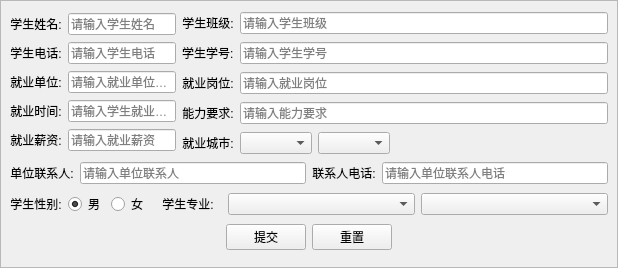
<?xml version="1.0" encoding="UTF-8"?>
<ui version="4.0">
 <class>AddEmploymentInfo</class>
 <widget class="QWidget" name="AddEmploymentInfo">
  <property name="geometry">
   <rect>
    <x>0</x>
    <y>0</y>
    <width>618</width>
    <height>268</height>
   </rect>
  </property>
  <property name="windowTitle">
   <string>添加就业信息</string>
  </property>
  <layout class="QGridLayout" name="gridLayout">
   <property name="leftMargin">
    <number>0</number>
   </property>
   <property name="topMargin">
    <number>0</number>
   </property>
   <property name="rightMargin">
    <number>0</number>
   </property>
   <property name="bottomMargin">
    <number>0</number>
   </property>
   <item row="0" column="0">
    <widget class="QFrame" name="frame_addEmploy">
     <property name="frameShape">
      <enum>QFrame::StyledPanel</enum>
     </property>
     <property name="frameShadow">
      <enum>QFrame::Raised</enum>
     </property>
     <layout class="QGridLayout" name="gridLayout_2">
      <item row="0" column="0" rowspan="5" colspan="2">
       <layout class="QVBoxLayout" name="verticalLayout_2">
        <item>
         <layout class="QHBoxLayout" name="horizontalLayout_6">
          <item>
           <widget class="QLabel" name="label_14">
            <property name="text">
             <string>学生姓名:</string>
            </property>
            <property name="alignment">
             <set>Qt::AlignCenter</set>
            </property>
           </widget>
          </item>
          <item>
           <widget class="QLineEdit" name="le_stuName">
            <property name="placeholderText">
             <string>请输入学生姓名</string>
            </property>
           </widget>
          </item>
         </layout>
        </item>
        <item>
         <layout class="QHBoxLayout" name="horizontalLayout_9">
          <item>
           <widget class="QLabel" name="label_5">
            <property name="text">
             <string>学生电话:</string>
            </property>
            <property name="alignment">
             <set>Qt::AlignCenter</set>
            </property>
           </widget>
          </item>
          <item>
           <widget class="QLineEdit" name="le_stuPhone">
            <property name="placeholderText">
             <string>请输入学生电话</string>
            </property>
           </widget>
          </item>
         </layout>
        </item>
        <item>
         <layout class="QHBoxLayout" name="horizontalLayout">
          <item>
           <widget class="QLabel" name="label">
            <property name="text">
             <string>就业单位:</string>
            </property>
            <property name="alignment">
             <set>Qt::AlignCenter</set>
            </property>
           </widget>
          </item>
          <item>
           <widget class="QLineEdit" name="le_company">
            <property name="placeholderText">
             <string>请输入就业单位名称</string>
            </property>
           </widget>
          </item>
         </layout>
        </item>
        <item>
         <layout class="QHBoxLayout" name="horizontalLayout_10">
          <item>
           <widget class="QLabel" name="label_15">
            <property name="text">
             <string>就业时间:</string>
            </property>
            <property name="alignment">
             <set>Qt::AlignCenter</set>
            </property>
           </widget>
          </item>
          <item>
           <widget class="QLineEdit" name="le_stuJiuYeDate">
            <property name="placeholderText">
             <string>请输入学生就业时间</string>
            </property>
           </widget>
          </item>
         </layout>
        </item>
        <item>
         <layout class="QHBoxLayout" name="horizontalLayout_4">
          <item>
           <widget class="QLabel" name="label_13">
            <property name="text">
             <string>就业薪资:</string>
            </property>
            <property name="alignment">
             <set>Qt::AlignCenter</set>
            </property>
           </widget>
          </item>
          <item>
           <widget class="QLineEdit" name="le_salary">
            <property name="placeholderText">
             <string>请输入就业薪资</string>
            </property>
           </widget>
          </item>
         </layout>
        </item>
       </layout>
      </item>
      <item row="0" column="2">
       <layout class="QHBoxLayout" name="horizontalLayout_13">
        <item>
         <widget class="QLabel" name="label_18">
          <property name="text">
           <string>学生班级:</string>
          </property>
          <property name="alignment">
           <set>Qt::AlignCenter</set>
          </property>
         </widget>
        </item>
        <item>
         <widget class="QLineEdit" name="le_stuClass">
          <property name="placeholderText">
           <string>请输入学生班级</string>
          </property>
         </widget>
        </item>
       </layout>
      </item>
      <item row="1" column="2">
       <layout class="QHBoxLayout" name="horizontalLayout_16">
        <item>
         <widget class="QLabel" name="label_6">
          <property name="text">
           <string>学生学号:</string>
          </property>
         </widget>
        </item>
        <item>
         <widget class="QLineEdit" name="le_stuNumber">
          <property name="placeholderText">
           <string>请输入学生学号</string>
          </property>
         </widget>
        </item>
       </layout>
      </item>
      <item row="2" column="2">
       <layout class="QHBoxLayout" name="horizontalLayout_3">
        <item>
         <widget class="QLabel" name="label_2">
          <property name="text">
           <string>就业岗位:</string>
          </property>
          <property name="alignment">
           <set>Qt::AlignCenter</set>
          </property>
         </widget>
        </item>
        <item>
         <widget class="QLineEdit" name="le_post">
          <property name="placeholderText">
           <string>请输入就业岗位</string>
          </property>
         </widget>
        </item>
       </layout>
      </item>
      <item row="3" column="2">
       <layout class="QHBoxLayout" name="horizontalLayout_5">
        <item>
         <widget class="QLabel" name="label_3">
          <property name="text">
           <string>能力要求:</string>
          </property>
          <property name="alignment">
           <set>Qt::AlignCenter</set>
          </property>
         </widget>
        </item>
        <item>
         <widget class="QLineEdit" name="le_ability">
          <property name="placeholderText">
           <string>请输入能力要求</string>
          </property>
         </widget>
        </item>
       </layout>
      </item>
      <item row="4" column="2">
       <layout class="QHBoxLayout" name="horizontalLayout_2">
        <item>
         <widget class="QLabel" name="label_7">
          <property name="maximumSize">
           <size>
            <width>68</width>
            <height>16777215</height>
           </size>
          </property>
          <property name="text">
           <string>就业城市:</string>
          </property>
          <property name="alignment">
           <set>Qt::AlignCenter</set>
          </property>
         </widget>
        </item>
        <item>
         <widget class="QComboBox" name="combox_subProvince"/>
        </item>
        <item>
         <widget class="QComboBox" name="combox_subCity"/>
        </item>
        <item>
         <spacer name="horizontalSpacer_4">
          <property name="orientation">
           <enum>Qt::Horizontal</enum>
          </property>
          <property name="sizeHint" stdset="0">
           <size>
            <width>40</width>
            <height>20</height>
           </size>
          </property>
         </spacer>
        </item>
       </layout>
      </item>
      <item row="5" column="0" colspan="3">
       <layout class="QHBoxLayout" name="horizontalLayout_15">
        <item>
         <layout class="QHBoxLayout" name="horizontalLayout_11">
          <item>
           <widget class="QLabel" name="label_11">
            <property name="text">
             <string>单位联系人:</string>
            </property>
            <property name="alignment">
             <set>Qt::AlignCenter</set>
            </property>
           </widget>
          </item>
          <item>
           <widget class="QLineEdit" name="le_contacterName">
            <property name="placeholderText">
             <string>请输入单位联系人</string>
            </property>
           </widget>
          </item>
         </layout>
        </item>
        <item>
         <layout class="QHBoxLayout" name="horizontalLayout_12">
          <item>
           <widget class="QLabel" name="label_16">
            <property name="text">
             <string>联系人电话:</string>
            </property>
            <property name="alignment">
             <set>Qt::AlignCenter</set>
            </property>
           </widget>
          </item>
          <item>
           <widget class="QLineEdit" name="le_contacterPhone">
            <property name="placeholderText">
             <string>请输入单位联系人电话</string>
            </property>
           </widget>
          </item>
         </layout>
        </item>
       </layout>
      </item>
      <item row="6" column="0">
       <layout class="QHBoxLayout" name="horizontalLayout_8">
        <item>
         <widget class="QLabel" name="label_17">
          <property name="text">
           <string>学生性别:</string>
          </property>
          <property name="alignment">
           <set>Qt::AlignCenter</set>
          </property>
         </widget>
        </item>
        <item>
         <widget class="QRadioButton" name="rbtn_man">
          <property name="text">
           <string>男</string>
          </property>
          <property name="checked">
           <bool>true</bool>
          </property>
         </widget>
        </item>
        <item>
         <widget class="QRadioButton" name="rbtn_woman">
          <property name="text">
           <string>女</string>
          </property>
         </widget>
        </item>
       </layout>
      </item>
      <item row="6" column="1" colspan="2">
       <layout class="QHBoxLayout" name="horizontalLayout_18">
        <item>
         <widget class="QLabel" name="label_8">
          <property name="maximumSize">
           <size>
            <width>68</width>
            <height>16777215</height>
           </size>
          </property>
          <property name="text">
           <string>学生专业:</string>
          </property>
          <property name="alignment">
           <set>Qt::AlignCenter</set>
          </property>
         </widget>
        </item>
        <item>
         <widget class="QComboBox" name="combox_faculty"/>
        </item>
        <item>
         <widget class="QComboBox" name="combox_stuMajor"/>
        </item>
       </layout>
      </item>
      <item row="7" column="0" colspan="3">
       <layout class="QHBoxLayout" name="horizontalLayout_7">
        <item>
         <spacer name="horizontalSpacer">
          <property name="orientation">
           <enum>Qt::Horizontal</enum>
          </property>
          <property name="sizeHint" stdset="0">
           <size>
            <width>40</width>
            <height>20</height>
           </size>
          </property>
         </spacer>
        </item>
        <item>
         <widget class="QPushButton" name="btn_submit">
          <property name="text">
           <string>提交</string>
          </property>
         </widget>
        </item>
        <item>
         <widget class="QPushButton" name="btn_reset">
          <property name="text">
           <string>重置</string>
          </property>
         </widget>
        </item>
        <item>
         <spacer name="horizontalSpacer_2">
          <property name="orientation">
           <enum>Qt::Horizontal</enum>
          </property>
          <property name="sizeHint" stdset="0">
           <size>
            <width>40</width>
            <height>20</height>
           </size>
          </property>
         </spacer>
        </item>
       </layout>
      </item>
     </layout>
    </widget>
   </item>
  </layout>
 </widget>
 <resources/>
 <connections/>
</ui>
